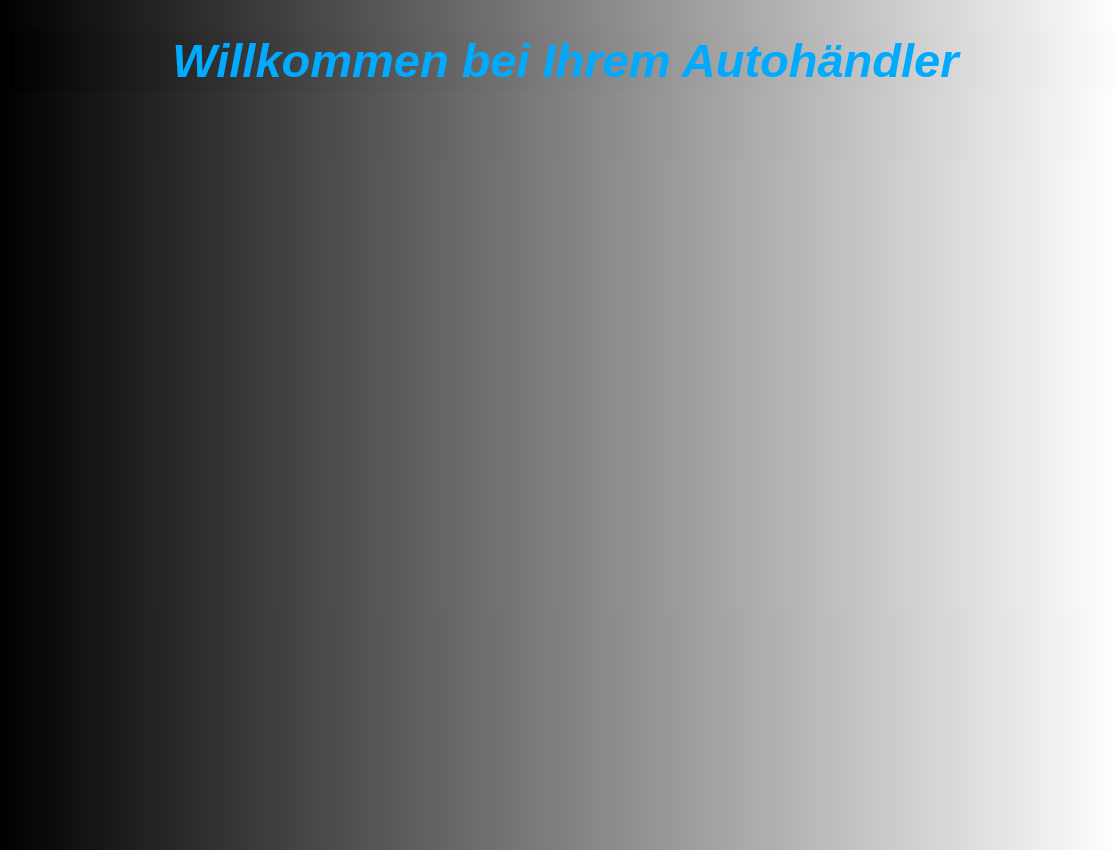
<?xml version="1.0" encoding="UTF-8"?>
<ui version="4.0">
 <class>MainWindow</class>
 <widget class="QMainWindow" name="MainWindow">
  <property name="geometry">
   <rect>
    <x>0</x>
    <y>0</y>
    <width>1115</width>
    <height>850</height>
   </rect>
  </property>
  <property name="font">
   <font>
    <pointsize>12</pointsize>
    <italic>true</italic>
    <bold>true</bold>
   </font>
  </property>
  <property name="windowTitle">
   <string>Willkommen</string>
  </property>
  <property name="windowIcon">
   <iconset resource="Bilder.qrc">
    <normaloff>:/Bilder/Bugatti-new.png</normaloff>:/Bilder/Bugatti-new.png</iconset>
  </property>
  <property name="toolTip">
   <string>Willkommen</string>
  </property>
  <property name="styleSheet">
   <string notr="true">color: rgb(0, 170, 255);
background-color: qlineargradient(spread:pad, x1:0, y1:0, x2:1, y2:0, stop:0 rgba(0, 0, 0, 255), stop:1 rgba(255, 255, 255, 255));</string>
  </property>
  <widget class="QWidget" name="centralwidget">
   <widget class="QLabel" name="label">
    <property name="geometry">
     <rect>
      <x>10</x>
      <y>30</y>
      <width>1111</width>
      <height>61</height>
     </rect>
    </property>
    <property name="font">
     <font>
      <pointsize>35</pointsize>
      <italic>true</italic>
      <bold>true</bold>
     </font>
    </property>
    <property name="text">
     <string>Willkommen bei Ihrem Autohändler</string>
    </property>
    <property name="alignment">
     <set>Qt::AlignmentFlag::AlignCenter</set>
    </property>
   </widget>
   <widget class="QLabel" name="label_Bild">
    <property name="geometry">
     <rect>
      <x>0</x>
      <y>160</y>
      <width>1111</width>
      <height>451</height>
     </rect>
    </property>
    <property name="text">
     <string/>
    </property>
    <property name="alignment">
     <set>Qt::AlignmentFlag::AlignCenter</set>
    </property>
   </widget>
  </widget>
  <widget class="QMenuBar" name="menubar">
   <property name="geometry">
    <rect>
     <x>0</x>
     <y>0</y>
     <width>1115</width>
     <height>26</height>
    </rect>
   </property>
  </widget>
 </widget>
 <resources>
  <include location="Bilder.qrc"/>
 </resources>
 <connections/>
</ui>
